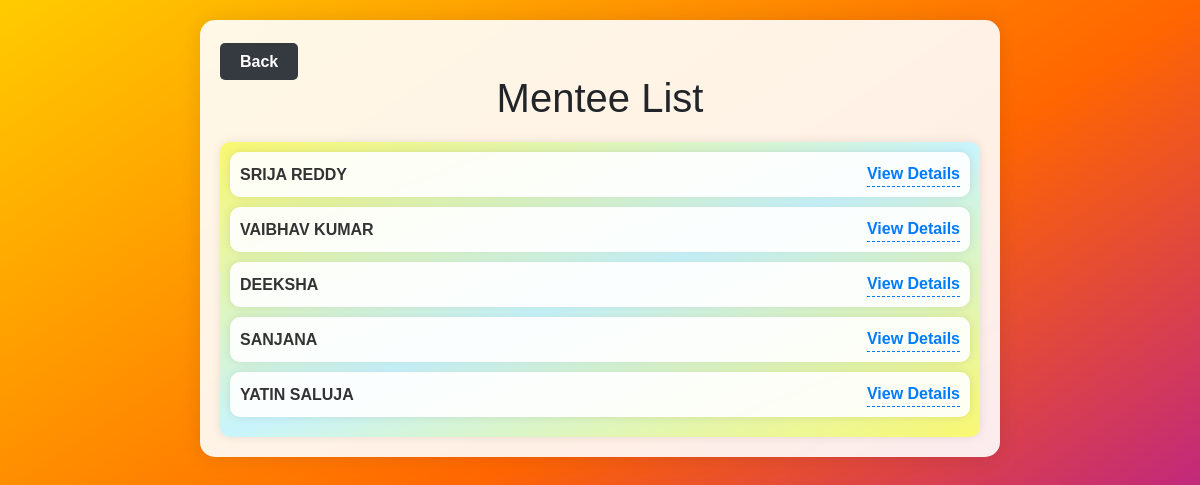
Page /mentor_home/menteeList (signed in) on the committed database.
### App/models.py (models this page shows, shortened)
class Student(models.Model):
    user = models.OneToOneField(CustomUser, on_delete=models.CASCADE, primary_key=True)
    name = models.CharField(max_length=100)
    regnum = models.CharField(max_length=100, unique=True)
    mobile = models.CharField(max_length=100)
    dob = models.DateField()
    email = models.EmailField(unique=True)
    address = models.TextField(max_length=500)
    gender = models.CharField(max_length=10)
    father_name = models.CharField(max_length=100)
    father_mobile = models.CharField(max_length=100)
    mother_name = models.CharField(max_length=100)
    mother_mobile = models.CharField(max_length=100)
    branch = models.CharField(max_length=100)
    section = models.CharField(max_length=100)
    semester = models.CharField(max_length=10)
    cgpa = models.FloatField()
    totalCredits = models.IntegerField()
    mentor = models.CharField(max_length=100, null=True, blank=True)
    grades = models.JSONField()

### App/decorators.py (the view)
    def wrapper(request, *args, **kwargs):
        if request.user.is_authenticated and request.user.is_mentor:
            return function(request, *args, **kwargs)
        else:
            return redirect('home')

### App/views.py (called while the page is built)
@login_required(login_url='login')
@mentor_required
def menteeList(request):
    mentees = Student.objects.filter(mentor=Mentor.objects.get(user=request.user).name)
    return render(request, 'menteeList.html', {'mentees': mentees})

### templates/menteeList.html (shortened to what this page needs)
<!DOCTYPE html>
<html lang="en">
<head>
    <link rel="stylesheet" href="https://cdn.jsdelivr.net/npm/bootstrap@5.3.3/dist/css/bootstrap.min.css" />
</head>
<body>
    <div class="container">
        <div class="back-btn">
            <a href="{% url 'home' %}">Back</a>
        </div>
        <center>
            <h1>Mentee List</h1>
        </center>
        <div class="mentee-list">
            {% for mentee in mentees %}
            <div class="mentee-item">
                <div class="mentee-name">{{ mentee.name }}</div>
                <a class="view-details" href="{% url 'menteeProfile' mentee.user_id %}">View Details</a>
            </div>
            {% endfor %}
        </div>
    </div>
</body>
</html>

### templates/menteeList.html (style rules this page uses)
body { font-family: Arial, sans-serif; background: linear-gradient(to bottom right, #ffcc00, #ff6600, #9900cc); background-attachment: fixed; margin: 0; padding: 0; height: 100%; }
.container { max-width: 800px; margin: 20px auto; padding: 20px; background-color: rgba(255, 255, 255, 0.9); border-radius: 15px; box-shadow: 0 0 20px rgba(0, 0, 0, 0.1); }
.mentee-list { margin-top: 20px; padding: 10px; border-radius: 10px; background: linear-gradient(to bottom right, #f9f871, #c9f4fc, #f9f871); box-shadow: 0 0 10px rgba(0, 0, 0, 0.1); }
.mentee-item { margin-bottom: 10px; padding: 10px; background-color: rgba(255, 255, 255, 0.9); border-radius: 10px; box-shadow: 0 0 10px rgba(0, 0, 0, 0.1); display: flex; justify-content: space-between; align-items: center; }
.mentee-name { font-weight: bold; color: #333; }
.view-details { text-decoration: none; color: #007bff; font-weight: bold; border-bottom: 1px dashed #007bff; transition: border-bottom 0.3s ease; }
.back-btn { margin-top: 10px; }
.back-btn a { text-decoration: none; color: #fff; background-color: #343a40; padding: 10px 20px; border-radius: 5px; font-weight: bold; }

### rows in the picture
Student: name "SRIJA REDDY"
Student: name "VAIBHAV KUMAR"
Student: name "DEEKSHA"
Student: name "SANJANA"
Student: name "YATIN SALUJA"
